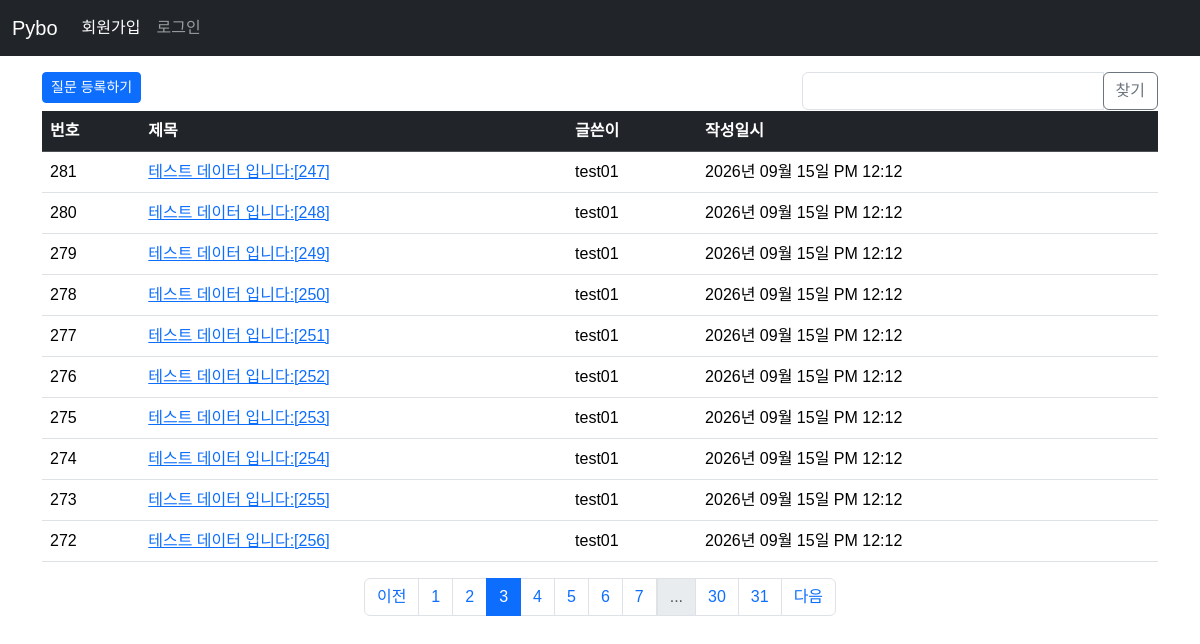
Screenshot of /question/list/?page=3 with the database file from the repository.
### pybo/models.py (models this page shows)
class Question(db.Model):
    id = db.Column(db.Integer, primary_key=True)
    subject = db.Column(db.String(200), nullable=False)
    content = db.Column(db.Text, nullable=False)
    create_date = db.Column(db.DateTime, nullable=False)
    user_id = db.Column(db.Integer, db.ForeignKey('user.id', ondelete='CASCADE'), nullable=False)
    user = db.relationship('User', backref=db.backref('question_set'))
    modify_date = db.Column(db.DateTime, nullable=True)

class User(db.Model):
    id = db.Column(db.Integer, primary_key=True)
    username = db.Column(db.String(150), unique=True, nullable=False)
    password = db.Column(db.String(200), nullable=False)
    email = db.Column(db.String(120), unique=True, nullable=False)

### pybo/views/question_views.py (the view, shortened to what this page needs)
@bp.route('/list/')
def _list():
    page = request.args.get('page', default=1, type=int)  # url parameter ?page=1
    kw = request.args.get('kw', default='', type=str) # 검색 키쿼드 추가
    question_list = Question.query.order_by(Question.create_date.desc())
    question_list = question_list.paginate(page=page, per_page=10)    # 페이지 구현
    return render_template('question/question_list.html', question_list=question_list, page=page, kw=kw)

### pybo/filter.py (called while the page is built)
def format_datetime(value, fmt='%Y년 %m월 %d일 %p %I:%M'):
    return value.strftime(fmt)

### pybo/views/auth_viewe.py (called while the page is built)
@bp.before_app_request
def load_logged_in_user():
    user_id = session.get('user_id')
    if user_id is None:
        g.user = None
    else:
        g.user = User.query.get(user_id)

### pybo/templates/question/question_list.html (shortened to what this page needs)
{% extends 'base.html' %}
{% block content %}
<div class="container my-3">
    <div class="row my-e">
        <div class="col-md-8">
            <a href="{{ url_for('question.create') }}" class="btn btn-primary btn-sm mb-2">질문 등록하기</a>
        </div>
        <div class="col-md-4">
            <div class="input-group">
                <input type="text" id="search_kw" class="form-control"
                    value="{{ kw or '' }}">
                <div class="input-group-append">
                    <button class="btn btn-outline-secondary" id="btn_search">찾기</button>
                </div>
            </div>
        </div>
    </div>
    <table class="table table-hover">
      <thead>
        <tr class="table-dark">
            <th>번호</th>
            <th>제목</th>
            <th>글쓴이</th>
            <th>작성일시</th>
        </tr>
      </thead>
      <tbody>
        {% if question_list %}
        {% for question in question_list.items%}
        <tr>
            <td>{{ question_list.total - ((question_list.page-1)*question_list.per_page) - loop.index0 }}</td>
            <td>
                <a href="{{ url_for('question.detail', question_id=question.id) }}">{{ question.subject }}</a>
            </td>
            <td>{{ question.user.username }}</td>
            <td>{{ question.create_date|datetime }}</td>
        </tr>
        {% endfor %}
        {% else %}
        <tr>
            <td colspan="3">질문이 없습니다.</td>
        </tr>
        {% endif %}
      </tbody>
    </table>
    <ul class="pagination justify-content-center">
        {% if question_list.has_prev %}
        <li class="page-item">
            <a href="?page={{ question_list.prev_num }}" class="page-link">이전</a>
        </li>
        {% else %}
        <li class="page-item disabled">
            <a class="page-link" tabindex="-1" aria-disabled="true" href="javascript:void(0)">이전</a>
        </li>
        {% endif %}
        {% for page_num in question_list.iter_pages() %}
        {% if page_num %}
        {% if page_num != question_list.page %}
        <li class="page-item">
            <a class="page-link" data-page="{{ page_num }}" href="javascript:void(0)">{{ page_num }}</a>
        </li>
        {% else %}
        <li class="page-item active" aria-current="page">
            <a class="page-link" href="javascript:void(0)">{{ page_num }}</a>
        </li>
        {% endif %}
        {% else %}
        <li class="disabled">
            <a class="page-link" href="javascript:void(0)">...</a>
        </li>
        {% endif %}
        {% endfor %}
        {% if question_list.has_next %}
        <li class="page-item">
            <a class="page-link" href="?page={{ question_list.next_num }}">다음</a>
        </li>
        {% else %}
        <li class="page-item disabled">
            <a class="page-link" tabindex="-1" aria-disabled="true" href="javascript:void(0)">다음</a>
        </li>
        {% endif %}
    </ul>
</div>
{% endblock %}

### pybo/static/style.css (style rules this page uses)
body { font-family: "Noto Sans KR", sans-serif; font-weight: 400; }

### rows the page displays
Question: total "281", subject "테스트 데이터 입니다:[247]", user.username "test01", create_date "2026년 09월 15일 PM 12:12"
Question: total "280", subject "테스트 데이터 입니다:[248]", user.username "test01", create_date "2026년 09월 15일 PM 12:12"
Question: total "279", subject "테스트 데이터 입니다:[249]", user.username "test01", create_date "2026년 09월 15일 PM 12:12"
Question: total "278", subject "테스트 데이터 입니다:[250]", user.username "test01", create_date "2026년 09월 15일 PM 12:12"
Question: total "277", subject "테스트 데이터 입니다:[251]", user.username "test01", create_date "2026년 09월 15일 PM 12:12"
Question: total "276", subject "테스트 데이터 입니다:[252]", user.username "test01", create_date "2026년 09월 15일 PM 12:12"
Question: total "275", subject "테스트 데이터 입니다:[253]", user.username "test01", create_date "2026년 09월 15일 PM 12:12"
Question: total "274", subject "테스트 데이터 입니다:[254]", user.username "test01", create_date "2026년 09월 15일 PM 12:12"
Question: total "273", subject "테스트 데이터 입니다:[255]", user.username "test01", create_date "2026년 09월 15일 PM 12:12"
Question: total "272", subject "테스트 데이터 입니다:[256]", user.username "test01", create_date "2026년 09월 15일 PM 12:12"

### other values shown
{{ page_num }} "1" "2" "4" "5" "6" "7" "30" "31"
{{ page_num }} "3"
